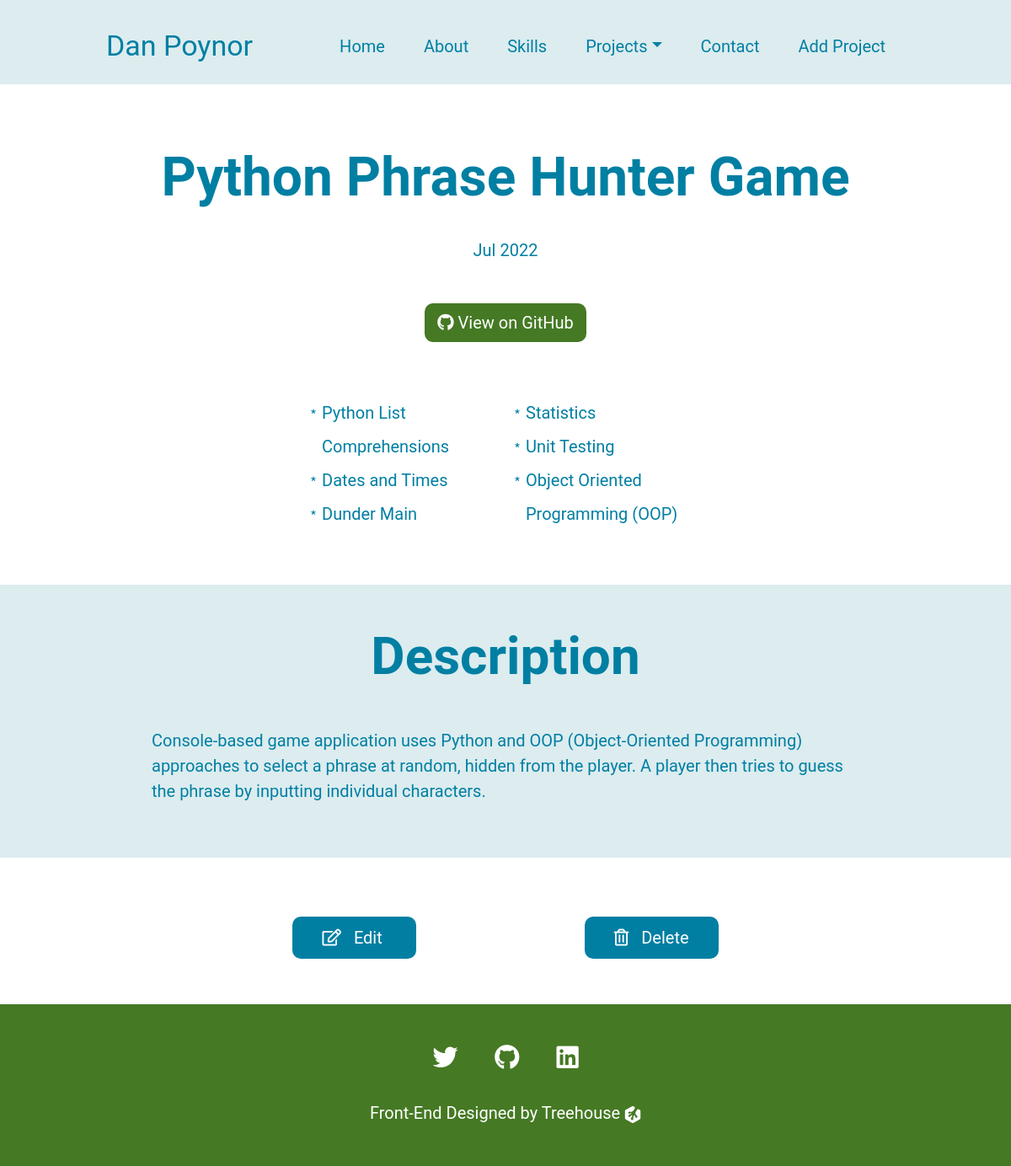
/projects/3, run on the app's committed database.
### models.py (models this page shows, shortened)
class Project(db.Model):
    id = db.Column(db.Integer, primary_key=True, unique=True)
    title = db.Column(db.String(100), nullable=False, unique=True)
    date_created = db.Column(db.DateTime, nullable=False,
                             default=datetime.now)
    description = db.Column(db.String(500), nullable=False)
    skills_practiced = db.Column(db.String(100), nullable=False)
    github_link = db.Column(db.String(100), nullable=False)

### app.py (the view)
@app.route('/projects/<int:project_id>')
def project(project_id: int):
    selected_project = Project.query.get_or_404(project_id)
    return render_template("project.html", project=selected_project)

### app.py (called while the page is built)
@app.context_processor
def inject_projects() -> Dict[str, Project]:
    return dict(projects=Project.query.order_by(Project.date_created.asc()).all())

### templates/project.html (shortened to what this page needs)
{% extends "layout.html" %}
{% block content %}
<section class="header">
  <h1>{{ project.title }}</h1>
  <p>{{ project.date_created.strftime("%b %Y") }}</p>
  <a href="{{ project.github_link }}" class="github-btn">
    <i class="fab fa-github"></i>
    View on GitHub
  </a>
  <ul class="project-skills">
    {% for skill in project.skills_practiced.split('|') %}
    <li>{{ skill }}</li>
    {% endfor %}
  </ul>
</section>
<section id="project-desc">
  <h2>Description</h2>
  <p>{{ project.description }}</p>
</section>
<section id="edit-delete">
  <a href="{{ url_for('edit_project', project_id=project.id) }}">
    <i class="fas fa-edit"></i>
    Edit
  </a>
  <a href="{{ url_for('delete_project', project_id=project.id) }}" onclick="return confirm('Are you sure you want to delete this project?')">
    <i class="far fa-trash-alt"></i>
    Delete
  </a>
</section>
{% endblock %}

### static/css/styles.css (style rules this page uses)
:root { --primary-text: #007FA3; --secondary-text: #ab6c82; --primary: #457924; --secondary: #dcecef; --accent: #007FA3; --white: #fff; }
* { font-family: 'Roboto', Arial, Helvetica, sans-serif; color: var(--primary-text); }
p, li, a { font-size: 20px; }
h2 { font-size: 30px; font-weight: bold; }
body { overflow-x: hidden; }
.header { margin-left: 5%; margin-right: 5%; margin-top: 5rem; text-align: center; }
.header h1 { font-size: 32px; font-weight: bold; }
.header p { font-size: 20px; color: var(--primary-text); }
.header .github-btn { display: inline-block; margin-top: 2rem; margin-bottom: 4rem; }
.header .project-skills { list-style: none; text-align: left; margin: auto; line-height: 40px; max-width: 250px; margin-bottom: 4rem; }
.header .project-skills li { position: relative; }
.header .project-skills li::before { content: '\FE61'; position: absolute; left: -20px; }
.github-btn { border-radius: 10px; background-color: var(--primary); padding: 8px 15px; color: var(--white); text-decoration: none; }
.github-btn i { color: var(--white); }
#project-desc { background-color: var(--secondary); position: relative; text-align: center; padding-right: 5%; padding-left: 5%; }
#project-desc h2 { padding-top: 3rem; margin-bottom: 3rem; }
#project-desc p { text-align: left; padding-bottom: 4rem; }
#edit-delete { padding-top: 4rem; padding-bottom: 4rem; text-align: center; }
#edit-delete a { background-color: var(--accent); border-radius: 10px; color: var(--white); padding: 13px 35px; text-decoration: none; }
#edit-delete a:first-of-type { margin-right: 20px; }
#edit-delete a i { color: var(--white); margin-right: 10px; font-weight: normal; }
@media (min-width: 992px) { h2 { font-size: 62px; } }
@media (min-width: 992px) { .header h1 { font-size: 64px; margin-bottom: 2rem; } }
@media (min-width: 992px) { #project-desc { padding-right: 15%; padding-left: 15%; } }
@media (min-width: 1200px) { .header .project-skills { -webkit-column-count: 2; -moz-column-count: 2; column-count: 2; max-width: 500px; } }
@media (min-width: 1200px) { #edit-delete a:first-of-type { margin-right: 200px; } }
body { background: linear-gradient( var(--secondary), var(--secondary) 100px, #fff 100px ); }

### data on the page
Project: title "Python Phrase Hunter Game", date_created "Jul 2022", description "Console-based game application uses Python and OOP (Object-Oriented Programming) approaches to select a phrase at random, hidden from the player. A player then tries to guess the phrase by inputting individual characters."

### other printed values
{{ skill }} "Python List Comprehensions" "Dates and Times" "Dunder Main" "Statistics" "Unit Testing" "Object Oriented Programming (OOP)"
